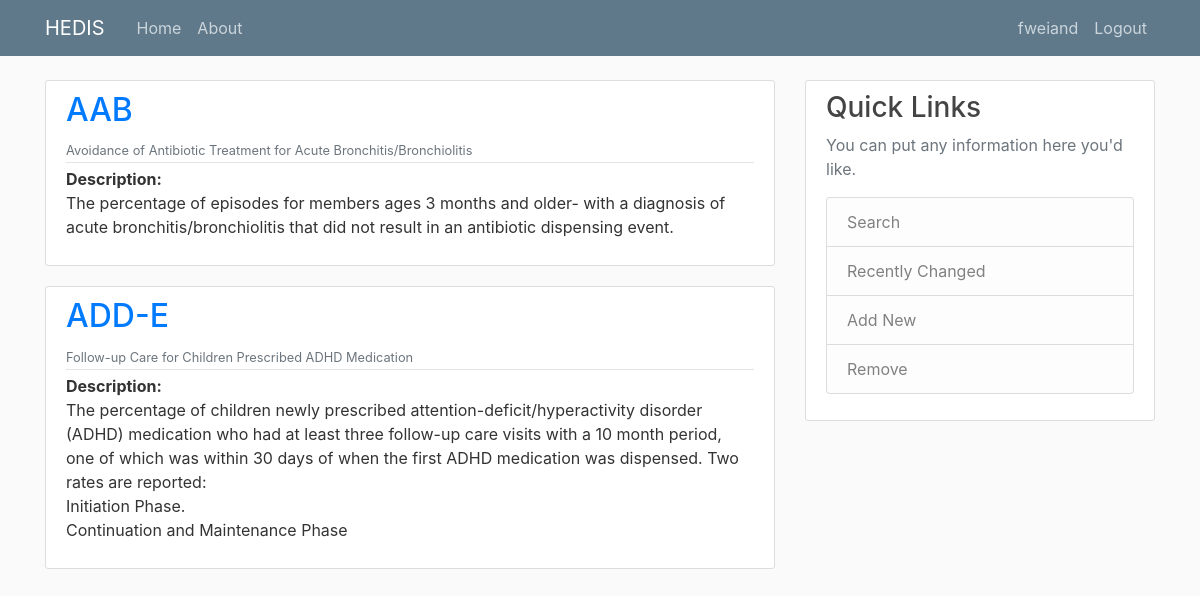
Page /measure/ (signed in) on the committed database.
### measure/models.py (models this page shows, shortened)
class Measure(models.Model):
    title = models.CharField(max_length=100)
    acronym = models.CharField(max_length=100)
    description = models.TextField()
    measure_year = models.IntegerField()
    population = models.TextField()
    exclusions = models.TextField()
    denominator = models.TextField()
    numerator = models.TextField()
    author = models.ForeignKey(User, on_delete=models.CASCADE)

### measure/views.py (the view)
# urls.py: path('', MeasureListView.as_view(), name="measure-home"),
class MeasureListView(ListView):
    model = Measure
    template_name = 'measure/home.html'
    context_object_name = 'measures'
    ordering = ['acronym']

### measure/templates/measure/home.html
{% extends "measure/base.html" %}
{% block content %}
{% for measure in measures %}
    <article class="media content-section">
        <div class="media-body">
            <div class="article-metadata">
                <h2><a class="mr-2" class="article-title" href="{% url 'measure-detail' measure.pk %}">{{ measure.acronym }}</a></h2>
                <small class="text-muted">{{ measure.title }}</small>
            </div>
            <b>Description:</b><p class="article-content">{{measure.description}}</p>
        </div>
    </article>
{% endfor %}
{% endblock content %}

### measure/templates/measure/base.html (shortened to what this page needs)
{% load static %}
<!DOCTYPE html>
<html lang="en">
    <head>
        <link rel="stylesheet" href="https://cdn.jsdelivr.net/npm/bootstrap@4.0.0/dist/css/bootstrap.min.css">
        <link rel="stylesheet" type="text/css" href="{% static 'measure/main.css' %}">
</head>
<body>
    <header class="site-header">
        <nav class="navbar navbar-expand-md navbar-dark bg-steel fixed-top">
          <div class="container">
            <a class="navbar-brand mr-4" href="{% url 'measure-home' %}">HEDIS</a>
            <div class="collapse navbar-collapse" id="navbarToggle">
              <div class="navbar-nav mr-auto">
                <a class="nav-item nav-link" href="{% url 'measure-home' %}">Home</a>
                <a class="nav-item nav-link" href="{% url 'measure-about' %}">About</a>
              </div>
              <div class="navbar-nav">
                {% if user.is_authenticated %}
                <a class="nav-item nav-link" href="{% url 'profile' %}">{{user.username}}</a>
                <a class="nav-item nav-link" href="{% url 'logout' %}">Logout</a>
                {% else %}
                <a class="nav-item nav-link" href="{% url 'login' %}">Login</a>
                <a class="nav-item nav-link" href="{% url 'register' %}">Register</a>
                {% endif %}
              </div>
            </div>
          </div>
        </nav>
      </header>
      <main role="main" class="container">
        <div class="row">
          <div class="col-md-8">
            {% block content %}{% endblock %}
          </div>
          <div class="col-md-4">
            <div class="content-section">
              <h3>Quick Links</h3>
              <p class='text-muted'>You can put any information here you'd like.
                <ul class="list-group">
                  <li class="list-group-item list-group-item-light">Search</li>
                  <li class="list-group-item list-group-item-light">Recently Changed</li>
                  <li class="list-group-item list-group-item-light">Add New</li>
                  <li class="list-group-item list-group-item-light">Remove</li>
                </ul>
              </p>
            </div>
          </div>
        </div>
      </main>
</body>
</html>

### measure/static/measure/main.css (style rules this page uses)
body { background: #fafafa; color: #333333; margin-top: 5rem; }
h1, h2, h3, h4, h5, h6 { color: #444444; }
ul { margin: 0; }
.bg-steel { background-color: #5f788a; }
.site-header .navbar-nav .nav-link { color: #cbd5db; }
.content-section { background: #ffffff; padding: 10px 20px; border: 1px solid #dddddd; border-radius: 3px; margin-bottom: 20px; }
.article-content { white-space: pre-line; }
.article-metadata { padding-bottom: 1px; margin-bottom: 4px; border-bottom: 1px solid #e3e3e3 }

### rows in the picture
Measure: acronym "AAB", title "Avoidance of Antibiotic Treatment for Acute Bronchitis/Bronchiolitis", description "The percentage of episodes for members ages 3 months and older- with a diagnosis of acute bronchitis/bronchiolitis that did not result in an antibiotic dispensing event."
Measure: acronym "ADD-E", title "Follow-up Care for Children Prescribed ADHD Medication", description "The percentage of children newly prescribed attention-deficit/hyperactivity disorder (ADHD) medication who had at least three follow-up care visits with a 10 month period, one of which was within 30 days of when the first ADHD medication was dispensed. Two rates are reported: Initiation Phase. Continuation and Maintenance Phase"

### other values in the picture
{{ user.username }} "fweiand"
